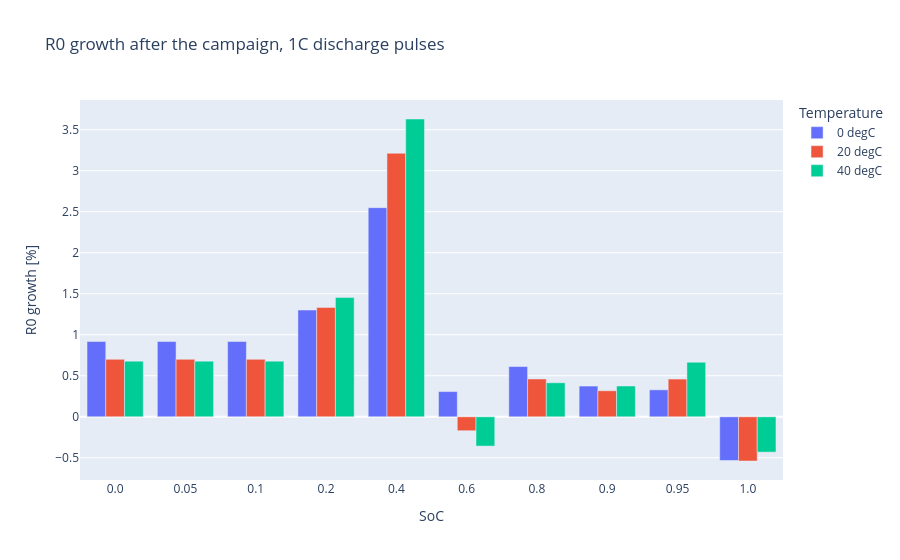

Source (notebook cell):
### Markdown cell above
The same growth as a chart, grouped by temperature.

### Code cell
at_1c = growth_table[
    (growth_table["direction"] == "discharge") & (growth_table["c_rate"] == 1.0)
]

fig = go.Figure()
for temperature, group in at_1c.groupby("temperature_degC"):
    fig.add_trace(
        go.Bar(
            x=group["soc"].astype(str),
            y=group["R0 growth [%]"],
            name=f"{temperature:g} degC",
        )
    )
fig.update_layout(
    barmode="group",
    title="R0 growth after the campaign, 1C discharge pulses",
    xaxis_title="SoC",
    yaxis_title="R0 growth [%]",
    legend_title="Temperature",
)
fig

### Figure 1 — Plotly figure (JSON) as saved in the notebook; plotly's stock layout.template omitted (floating-point values rounded to 4 significant figures)
{"data": [{"name": "0 degC", "type": "bar", "x": ["0.0", "0.05", "0.1", "0.2", "0.4", "0.6", "0.8", "0.9", "0.95", "1.0"], "y": [0.9175, 0.9175, 0.9175, 1.301, 2.549, 0.3072, 0.6125, 0.375, 0.3287, -0.5325]}, {"name": "20 degC", "type": "bar", "x": ["0.0", "0.05", "0.1", "0.2", "0.4", "0.6", "0.8", "0.9", "0.95", "1.0"], "y": [0.7007, 0.7007, 0.7007, 1.333, 3.213, -0.1697, 0.4611, 0.3171, 0.4602, -0.5388]}, {"name": "40 degC", "type": "bar", "x": ["0.0", "0.05", "0.1", "0.2", "0.4", "0.6", "0.8", "0.9", "0.95", "1.0"], "y": [0.6787, 0.6787, 0.6787, 1.454, 3.63, -0.3566, 0.4147, 0.3756, 0.6653, -0.4308]}], "layout": {"barmode": "group", "legend": {"title": {"text": "Temperature"}}, "title": {"text": "R0 growth after the campaign, 1C discharge pulses"}, "xaxis": {"title": {"text": "SoC"}}, "yaxis": {"title": {"text": "R0 growth [%]"}}}}
